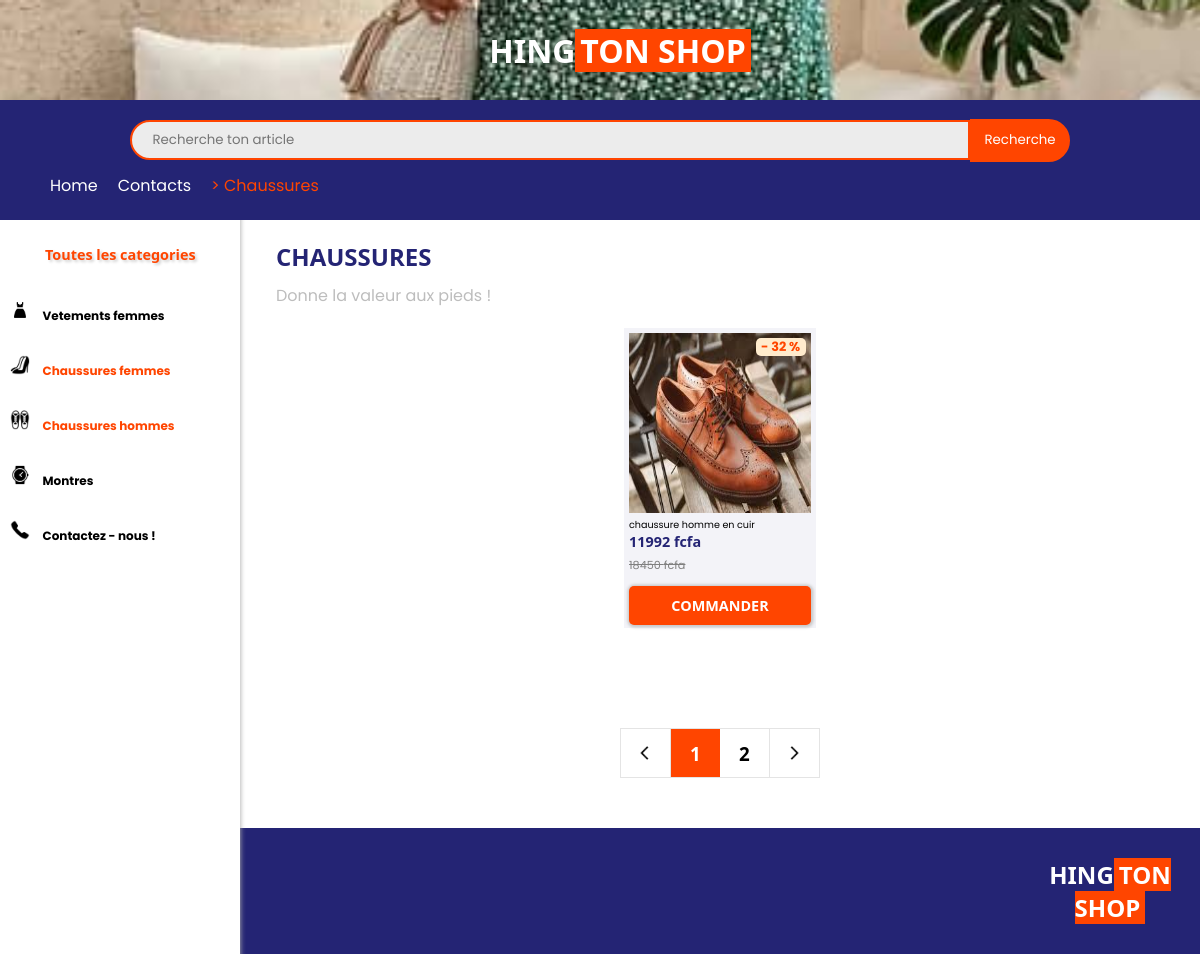
Before: /sac with the older database file.
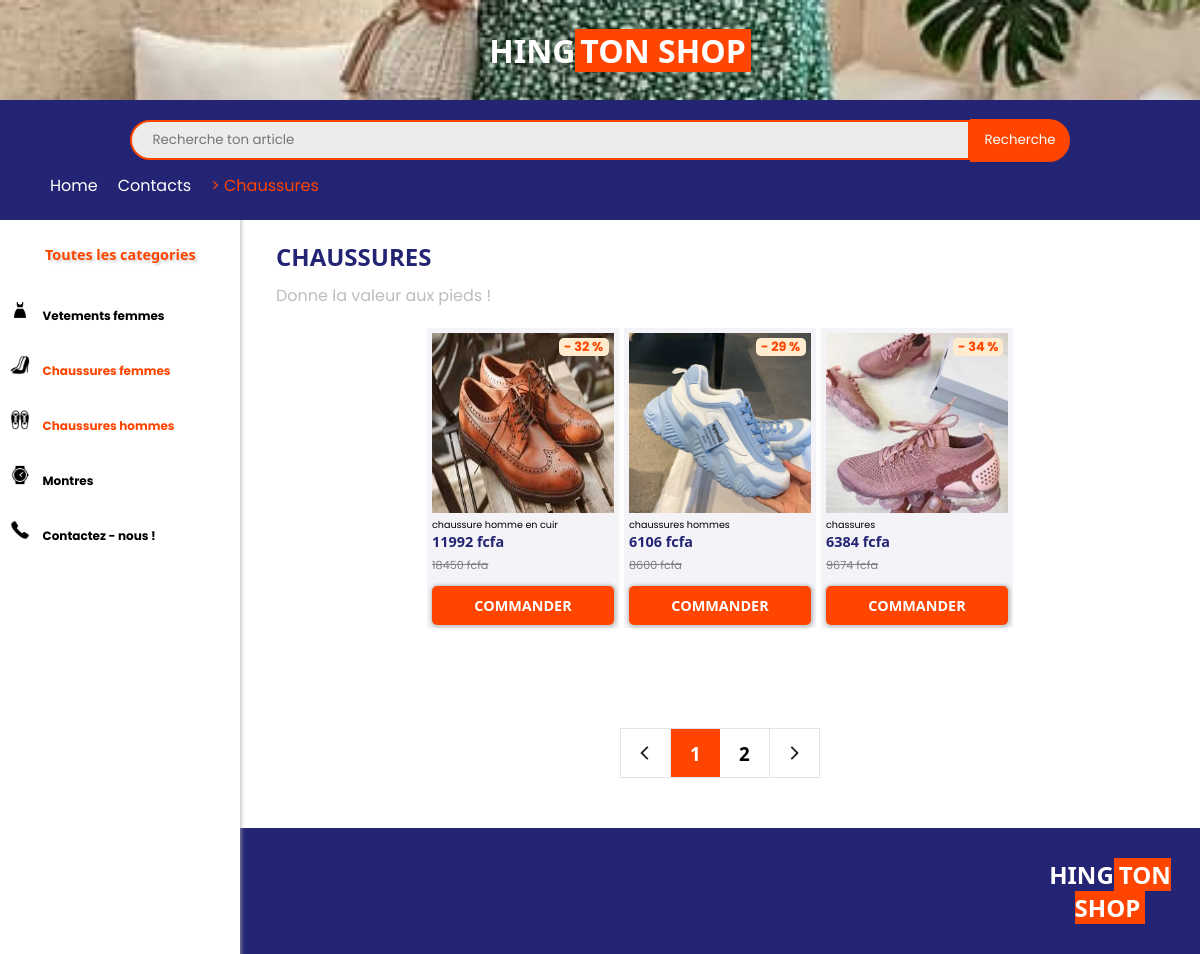
After: the same page with the newer database file.
### app.py (models this page shows, shortened)
class Ajouter(db.Model):
    id = db.Column(db.Integer, primary_key = True)
    nom = db.Column(db.String(15), unique = False , nullable = False)
    description = db.Column(db.String(100), unique = False , nullable = False)
    prix = db.Column(db.String(100), unique = False , nullable = False)
    porce = db.Column(db.String(100), unique = False , nullable = False)
    porceprix = db.Column(db.String(100), unique = False , nullable = False)
    categorie = db.Column(db.String(100), unique = False , nullable = False)
    image = db.Column(db.String(100), unique = True , nullable = False)
    twoimage = db.Column(db.String(100), unique = False , nullable = False)
    threeimage = db.Column(db.String(100), unique = False , nullable = False)
    forimage = db.Column(db.String(100), unique = False , nullable = False)
    xs = db.Column(db.String(100), unique = False , nullable = False)
    s = db.Column(db.String(100), unique = False , nullable = False)
    m = db.Column(db.String(100), unique = False , nullable = False)
    l = db.Column(db.String(100), unique = False , nullable = False)
    xl = db.Column(db.String(100), unique = False , nullable = False)
    xxl = db.Column(db.String(100), unique = False , nullable = False)
    rouge = db.Column(db.String(100), unique = False , nullable = False)
    blanc = db.Column(db.String(100), unique = False , nullable = False)
    noir = db.Column(db.String(100), unique = False , nullable = False)
    jaune = db.Column(db.String(100), unique = False , nullable = False)
    vert = db.Column(db.String(100), unique = False , nullable = False)
    orange = db.Column(db.String(100), unique = False , nullable = False)
    bleu = db.Column(db.String(100), unique = False , nullable = False)
    rose = db.Column(db.String(100), unique = False , nullable = False)
    marron = db.Column(db.String(100), unique = False , nullable = False)
    violet = db.Column(db.String(100), unique = False , nullable = False)
    gris = db.Column(db.String(100), unique = False , nullable = False)
    tranwite = db.Column(db.String(100), unique = False , nullable = False)
    tranneuf = db.Column(db.String(100), unique = False , nullable = False)
    karente = db.Column(db.String(100), unique = False , nullable = False)
    tranwiteun = db.Column(db.String(100), unique = False , nullable = False)
    tranwitedeux = db.Column(db.String(100), unique = False , nullable = False)
    tranwitrois = db.Column(db.String(100), unique = False , nullable = False)
    tranwitekate = db.Column(db.String(100), unique = False , nullable = False)

### app.py (the view)
@app.route("/sac")
def sac():
    data = []
    a = Ajouter.query.all()
    for i in a:
        if i.categorie == 'chaussure':
            data.append(i)
    return render_template("sac.html", data = data)

### templates/sac.html (shortened to what this page needs)
<!DOCTYPE html>
<html lang="en">
<head>
    <link rel="stylesheet" href="/static/CSS/vent.css">
</head>
<body>
    <div class="imageinforer">
        <div class="retse">
            <div class="menu">
                <h1 >Toutes les categories</h1>
            </div>
            <a href="/vente" style="text-decoration: none;">
                <p ><img src="{{url_for('static', filename='IMAGE/habifeme.png')}}" width="20px" alt=""> <span>Vetements femmes </span></p>
            </a>
            <a href="/sac" style="text-decoration: none;">
                <p ><img src="{{url_for('static', filename='IMAGE/chofeme.png')}}" width="20px" alt=""> <span style="color: orangered;">Chaussures femmes </span></p>
            </a>
            <a href="/sac" style="text-decoration: none;">
                <p ><img src="{{url_for('static', filename='IMAGE/shoe.png')}}" width="20px" alt=""> <span style="color: orangered;">Chaussures hommes</span></p>
            </a>
            <a href="/montre" style="text-decoration: none;">
                <p ><img src="{{url_for('static', filename='IMAGE/montre.png')}}" width="20px" alt=""> <span>Montres </span></p>
            </a>
            <a href="/#contace" style="text-decoration: none;">
                <p ><img src="{{url_for('static', filename='IMAGE/tle.png')}}" width="20px" alt=""> <span>Contactez - nous ! </span></p>
            </a>
        </div>
    </div>
    <div class="ente">
        <div class="tete">
            <div class="te1">
                <h1 style="font-family: 'Segoe UI', Tahoma, Geneva, Verdana, sans-serif;font-size: 2rem;color: white;
            ">HING<span id="deuxlogo">TON SHOP</span></h1>
            </div>
        </div>
        <div class="entete">
            <form action="/mesrecherches" method="post" id="formulaire">
                <input type="text" id="input" placeholder="Recherche ton article" style="color: black;"name="recher">
                <button id="bouton">Recherche</button>
            </form>
            <div class="mennn">
                <nav>
                    <ul>
                        <li>
                            <div >
                                <a href="/" id="home">Home</a>
                            </div>
                        </li>
                        <li>
                            <a href="/#contace" id="contact">Contacts</a>
                        </li>
                        <li>
                            <div class="menue">
                                <a href="#" class="menue" id="cleud" style="color: orangered;">> Chaussures</a>
                            </div>
                        </li>
                    </ul>
                </nav>
            </div>
        </div>
    </div>
    <div class="lesimages">
        <div class="tetyrr">
            <div class="restrer">
                <h1 style="color: rgb(36, 36, 116);">CHAUSSURES</h1>
                <p >Donne la valeur aux pieds ! </p>
            </div>
        </div>
        <div class="image">
            <div class="imageinforere">
            </div>
            <div class="mesimages">
                {% for i in data %}
                <a href="/sacs/{{i.id}}" id="imgform">
                    <div class="ima">
                        <img src="{{url_for('static', filename='uploads/' + i.image)}}" width="120px"
                        height = "120px" alt="">
                        <div class="poircentag">
                            {% if i.porce != 0 %}
                            <p style="font-size:0.8rem;color: orangered;font-weight: bolder;background-color: blanchedalmond;padding-left: 5px;border-radius: 5px;">- {{i.porce}} %</p>
                            {% endif %}
                        </div>
                    </div>
                    <div class="priximgform">
                        <p style="font-size: 0.6rem;color: rgb(121, 121, 121);padding-top: 5px;color: black;">{{i.nom}}</p>
                        <h1 style="font-size: 0.9rem;font-family: 'Segoe UI', Tahoma, Geneva, Verdana, sans-serif;color: rgb(36, 36, 116);
                        ">{{i.porceprix}} fcfa</h1>
                        {% if i.porceprix != 0 %}
                        <s style="font-size: 0.7rem;color: gray;padding-top: 5px;">{{i.prix}} fcfa</s>
                        {% endif %}
                        <div id="imgformidd">
                            <h1 style="font-size: 0.9rem;font-family: 'Segoe UI', Tahoma, Geneva, Verdana, sans-serif;color: white;
                            ">COMMANDER</h1>
                        </div>
                    </div>
                </a>
                {%endfor%}
            </div>
        </div>
    </div>
    <div class="redirectse">
        <div class="reatsge1">
        </div>
        <div class="reatsge2">
            <div class="rectangle">
                <a href="/vente" class="fec1">
                    <img src="{{url_for('static', filename='IMAGE/sup.png')}}" width="20px" alt="">
                </a>
                <div class="posietd">
                    <h3>1</h3>
                </div>
                <div class="posietd2">
                    <h3>2</h3>
                </div>
                <a href="/indisponible" class="fec2">
                    <img src="{{url_for('static', filename='IMAGE/inf.png')}}" width="20px" alt="">
                </a>
            </div>
        </div>
    </div>
    <footer id="foot" style="padding-left: 1020px;">
        <header id="head" >
            <h1 style="font-family: 'Segoe UI', Tahoma, Geneva, Verdana, sans-serif;font-size: 1.5rem;text-align: center;padding-bottom: 30px;padding-top: 10px;color: white;
            ">HING<span id="deuxlogo">TON SHOP</span></h1>
        </header>
    </footer>
</body>
</html>

Changed rows visible on the page:
added Ajouter: image (picture), porce "29", nom "chaussures hommes", porceprix "6106", prix "8600"
added Ajouter: image (picture), porce "34", nom "chassures", porceprix "6384", prix "9674"
